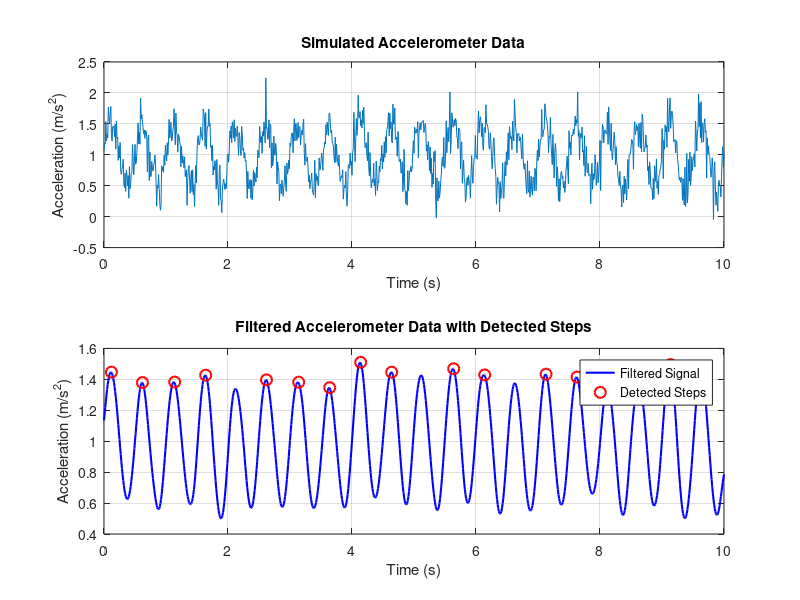

MATLAB code for this plot:
clc; clear; close all;

% Simulated accelerometer data (Assuming 100 Hz sampling rate)
fs = 100; % Sampling frequency in Hz
t = 0:1/fs:10; % 10 seconds of data
num_steps = 20; % Approximate number of steps

% Simulate walking steps using a sinusoidal pattern + noise
acc_z = 1 + 0.5 * sin(2 * pi * num_steps * t / max(t)) + 0.2 * randn(size(t));

% Create a figure for both plots
figure;

% Plot raw accelerometer data (Top plot)
subplot(2,1,1); % 2 rows, 1 column, 1st plot
plot(t, acc_z);
title('Simulated Accelerometer Data');
xlabel('Time (s)');
ylabel('Acceleration (m/s^2)');
grid on;

% Apply a low-pass filter to remove high-frequency noise
fc = 3; % Cutoff frequency in Hz (adjust as needed)
[b, a] = butter(2, fc/(fs/2), 'low');
filtered_acc = filtfilt(b, a, acc_z);

% Peak detection for step counting
[peaks, locs] = findpeaks(filtered_acc, 'MinPeakHeight', 1.2, 'MinPeakDistance', fs/2);

% Plot filtered data with detected steps (Bottom plot)
subplot(2,1,2); % 2nd plot
plot(t, filtered_acc, 'b', 'LineWidth', 1.5); hold on;
plot(locs/fs, peaks, 'ro', 'MarkerSize', 8, 'LineWidth', 1.5);
title('Filtered Accelerometer Data with Detected Steps');
xlabel('Time (s)');
ylabel('Acceleration (m/s^2)');
legend('Filtered Signal', 'Detected Steps');
grid on;

% Display step count
num_detected_steps = length(locs);
disp(['Total Steps Counted: ', num2str(num_detected_steps)]);